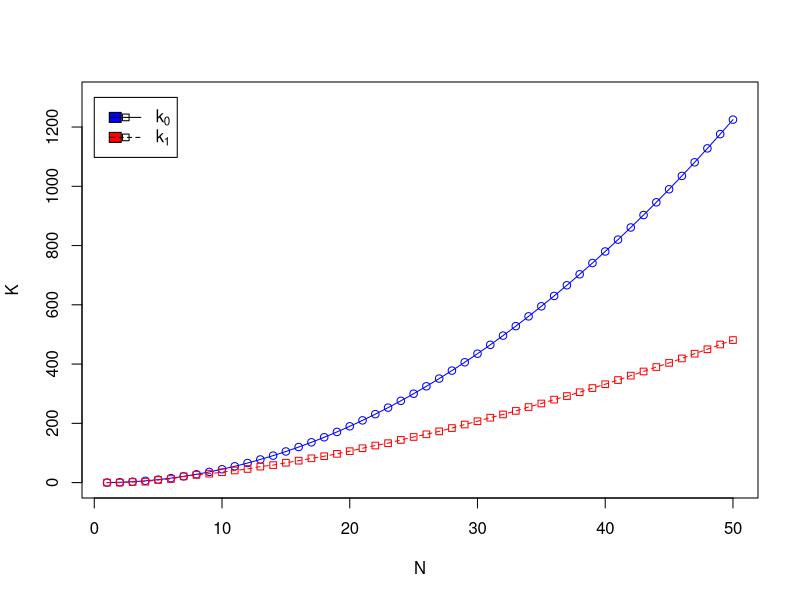

Source code (R):
kasitsiTabel <-c( 0, 1, 3, 6, 10, 15, 21, 28, 36, 45, 55, 66, 78, 91, 105, 120, 136, 153, 171, 190, 210, 231, 253, 276, 300, 325, 351, 378, 406, 435, 465, 496, 528, 561, 595, 630, 666, 703, 741, 780, 820, 861, 903, 946, 990, 1035, 1081, 1128, 1176, 1225)
pihta <- c(0, 0, 2, 3, 9, 12, 21, 26, 30, 35, 41, 46, 54, 59, 67, 74, 82, 89, 97, 106, 116, 125, 133, 144, 154, 163, 173, 184, 196, 207, 219, 230, 242, 255, 267, 280, 292, 305, 319, 332, 346, 361, 375, 390, 404, 419, 435, 450, 466, 481)

#X11.options(type="nbcairo")
plot(kasitsiTabel, type="o", col="blue", ylim=c(0, 1300), xlab = "N", ylab="K")
lines(pihta, type="o", pch=22, lty=2, col="red")

leg <- c(expression("k"[0]), expression("k"[1]))
cols <- c("blue", "red")
legend(0, 1300, leg, cex = 1, cols, pch=22, lty=1:2)
